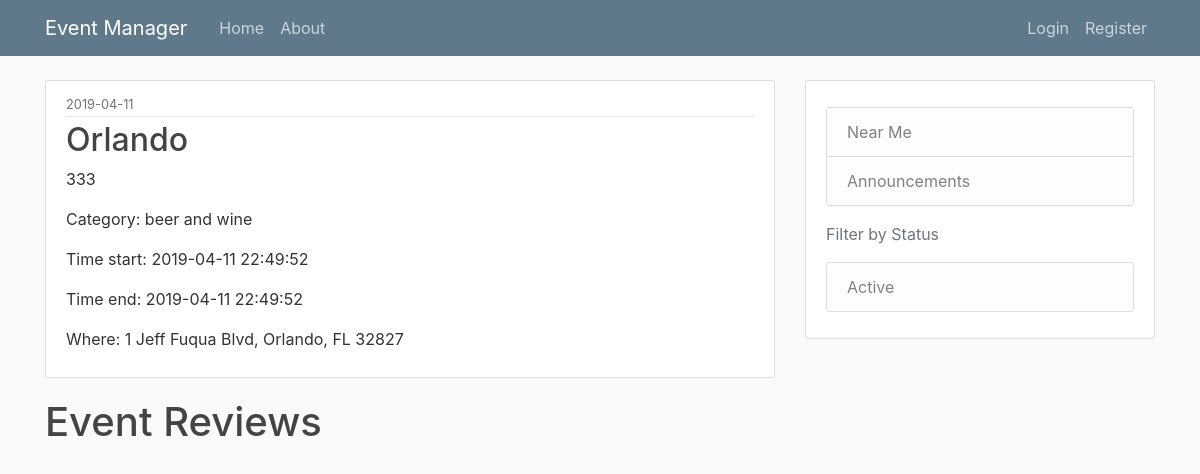
/events/3/detail, run on the app's committed database.
### eventmanager/events/model.py (models this page shows, shortened)
class Event(db.Model):
    __tablename__ = 'events'
    id = db.Column(db.Integer, primary_key=True)
    title = db.Column(db.String(100), nullable=False)
    time_posted = db.Column(db.DateTime, nullable=False, default=datetime.utcnow())
    time_start = db.Column(db.DateTime, nullable=True)
    time_end = db.Column(db.DateTime, nullable=True)
    event_address = db.Column(db.String(200), nullable=False)
    description = db.Column(db.String, nullable=False)
    sponsor_id = db.Column(db.Integer, db.ForeignKey('users.id'), nullable=False)
    category = db.Column(db.Enum(EventEnum), nullable=False)
    status = db.Column(db.Enum(StatusEnum), nullable=True)
    registrations = db.relationship('Registration', backref='event', lazy=True, cascade="all, delete-orphan")

### eventmanager/events/routes.py (the view)
@events.route("/events/<int:event_id>/detail", methods=['GET'])
def get_event_ui(event_id):
    return controller.event_detail_ui(event_id)

### eventmanager/events/controller.py (called while the page is built)
def event_detail_ui(event_id):
    regis=[]
    if not current_user.is_anonymous:
        regis = Registration.query.filter_by(user_id=current_user.id)
    registrations=Registration.query.filter_by(event_id=event_id)
    event = Event.query.get_or_404(event_id)
    return render_template('event.html', title='Event', registrations=registrations, regis=regis, event=event, current=datetime.utcnow())

### eventmanager/templates/event.html (shortened to what this page needs)
{% extends "layout.html" %}
{% block content %}
  <article class="media content-section">
    <div class="media-body">
      <div class="article-metadata">
        <small class="text-muted">{{ event.time_posted.strftime('%Y-%m-%d') }}</small>
      </div>
      <h2 class="article-title">{{ event.title }}</h2>
      <p class="article-content">{{ event.description }}</p>
      <p class="article-content">Category: {{ event.category.value }}</p>
      <p class="article-content">Time start: {{ event.time_start }}</p>
      <p class="article-content">Time end: {{ event.time_end }}</p>
      <p class="article-content">Where: {{ event.event_address }}</p>
    </div>
  </article>
    <h1 class="mb-3">Event Reviews</h1>
{% endblock content %}

### eventmanager/static/main.css (style rules this page uses)
body { background: #fafafa; color: #333333; margin-top: 5rem; }
h1, h2, h3, h4, h5, h6 { color: #444444; }
.content-section { background: #ffffff; padding: 10px 20px; border: 1px solid #dddddd; border-radius: 3px; margin-bottom: 20px; }
.article-title { color: #444444; }
.article-content { white-space: pre-line; }
.article-metadata { padding-bottom: 1px; margin-bottom: 4px; border-bottom: 1px solid #e3e3e3 }

### data on the page
Event: time_posted "2019-04-11", title "Orlando", description "333", category.value "beer and wine", time_start "2019-04-11 22:49:52", time_end "2019-04-11 22:49:52", event_address "1 Jeff Fuqua Blvd, Orlando, FL 32827"
